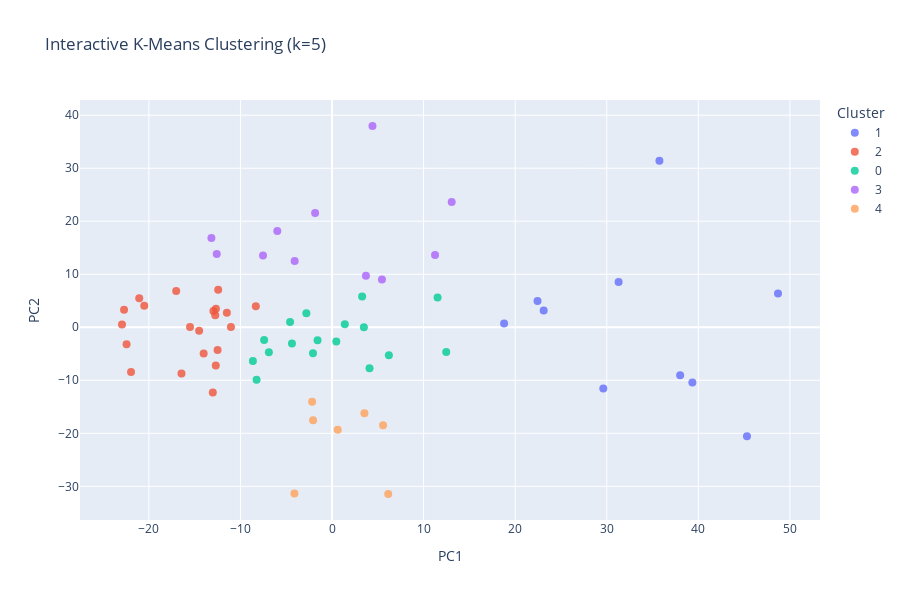

Source (notebook cell):
### Code cell
import pandas as pd
from sklearn.cluster import KMeans
import matplotlib.pyplot as plt
import seaborn as sns
import os
os.environ["OMP_NUM_THREADS"] = "1"
import warnings
warnings.filterwarnings("ignore")
import plotly.express as px

# Step 1: Choose number of clusters (e.g., 3)
k = 5  # You can change this or use elbow method (shown below)

# Step 2: Fit KMeans
kmeans = KMeans(n_clusters=k, n_init=20, max_iter=300, random_state=42)
pmn_df_filled['Cluster'] = kmeans.fit_predict(pmn_df_filled)

# Step 3: Inspect cluster assignments
print(pmn_df_filled['Cluster'].value_counts())

# Step 4: Visualize clusters (e.g., using PCA for 2D view)
from sklearn.decomposition import PCA

pca = PCA(n_components=2)
components = pca.fit_transform(pmn_df_filled.drop('Cluster', axis=1))
pmn_df_filled['PC1'] = components[:, 0]
pmn_df_filled['PC2'] = components[:, 1]

# Plot clusters
# plt.figure(figsize=(8, 6))
# sns.scatterplot(data=pmn_df_filled, x='PC1', y='PC2', hue='Cluster', palette='Set2', s=60)
# plt.title(f'K-Means Clustering of PMN Expression (k={k})')
# plt.xlabel('Principal Component 1')
# plt.ylabel('Principal Component 2')
# plt.legend(title='Cluster')
# plt.grid(True)
# plt.show()

pmn_df_filled2 = pd.concat([pmn_df_filled, pmn_df[['Patient ID', 'Response Status', 'PMN #']]], axis=1)

# pmn_df['Patient ID', 'Response Status', 'PMN #']
# Step 3: Interactive plot
fig = px.scatter(
    pmn_df_filled2,
    x='PC1',
    y='PC2',
    color=pmn_df_filled2['Cluster'].astype(str),
    title=f'Interactive K-Means Clustering (k={k})',
    labels={'color': 'Cluster'},
    hover_data=pmn_df_filled2.columns
)

fig.update_traces(marker=dict(size=8, opacity=0.8))
fig.update_layout(legend_title='Cluster')
fig.update_layout(width=900, height=600)
fig.show()

### Figure 1 — Plotly figure (JSON) as saved in the notebook; plotly's stock layout.template omitted (floating-point values rounded to 4 significant figures; data arrays with more than 128 entries replaced by an {"elided": "..."} marker saying what was removed)
{"data": [{"customdata": {"elided": "10x17 mixed values"}, "hovertemplate": "Cluster=%{customdata[13]}<br>PC1=%{x}<br>PC2=%{y}<br>B_cells=%{customdata[0]}<br>CD4+T_cells=%{customdata[1]}<br>CD8+T_cells=%{customdata[2]}<br>Endothelial_cells=%{customdata[3]}<br>Fibroblasts/SMCs=%{customdata[4]}<br>Macrophages=%{customdata[5]}<br>Monocytes=%{customdata[6]}<br>Neutrophils=%{customdata[7]}<br>Plasma_cells=%{customdata[8]}<br>Tregs=%{customdata[9]}<br>Tumor_cells=%{customdata[10]}<br>DCs=%{customdata[11]}<br>NK_cells=%{customdata[12]}<br>Patient ID=%{customdata[14]}<br>Response Status=%{customdata[15]}<br>PMN #=%{customdata[16]}<extra></extra>", "legendgroup": "1", "marker": {"color": "#636efa", "opacity": 0.8, "size": 8, "symbol": "circle"}, "mode": "markers", "name": "1", "orientation": "v", "showlegend": true, "type": "scatter", "x": [48.7, 39.35, 45.31, 29.62, 22.44, 31.29, 35.75, 38.01, 23.11, 18.79], "xaxis": "x", "y": [6.384, -10.43, -20.56, -11.55, 4.942, 8.523, 31.43, -9.048, 3.159, 0.7142], "yaxis": "y"}, {"customdata": {"elided": "21x17 mixed values"}, "hovertemplate": "Cluster=%{customdata[13]}<br>PC1=%{x}<br>PC2=%{y}<br>B_cells=%{customdata[0]}<br>CD4+T_cells=%{customdata[1]}<br>CD8+T_cells=%{customdata[2]}<br>Endothelial_cells=%{customdata[3]}<br>Fibroblasts/SMCs=%{customdata[4]}<br>Macrophages=%{customdata[5]}<br>Monocytes=%{customdata[6]}<br>Neutrophils=%{customdata[7]}<br>Plasma_cells=%{customdata[8]}<br>Tregs=%{customdata[9]}<br>Tumor_cells=%{customdata[10]}<br>DCs=%{customdata[11]}<br>NK_cells=%{customdata[12]}<br>Patient ID=%{customdata[14]}<br>Response Status=%{customdata[15]}<br>PMN #=%{customdata[16]}<extra></extra>", "legendgroup": "2", "marker": {"color": "#EF553B", "opacity": 0.8, "size": 8, "symbol": "circle"}, "mode": "markers", "name": "2", "orientation": "v", "showlegend": true, "type": "scatter", "x": [-12.43, -12.75, -22.71, -17.01, -21.95, -22.43, -11.48, -11.04, -21.05, -8.32, -22.93, -12.69, -16.44, -14.02, -12.95, -14.51, -12.68, -20.51, -12.5, -13.02, -15.51], "xaxis": "x", "y": [7.056, 2.248, 3.314, 6.837, -8.453, -3.192, 2.725, 0.053, 5.456, 3.975, 0.5039, -7.231, -8.713, -4.964, 3.059, -0.6501, 3.481, 4.069, -4.307, -12.3, 0.05409], "yaxis": "y"}, {"customdata": {"elided": "17x17 mixed values"}, "hovertemplate": "Cluster=%{customdata[13]}<br>PC1=%{x}<br>PC2=%{y}<br>B_cells=%{customdata[0]}<br>CD4+T_cells=%{customdata[1]}<br>CD8+T_cells=%{customdata[2]}<br>Endothelial_cells=%{customdata[3]}<br>Fibroblasts/SMCs=%{customdata[4]}<br>Macrophages=%{customdata[5]}<br>Monocytes=%{customdata[6]}<br>Neutrophils=%{customdata[7]}<br>Plasma_cells=%{customdata[8]}<br>Tregs=%{customdata[9]}<br>Tumor_cells=%{customdata[10]}<br>DCs=%{customdata[11]}<br>NK_cells=%{customdata[12]}<br>Patient ID=%{customdata[14]}<br>Response Status=%{customdata[15]}<br>PMN #=%{customdata[16]}<extra></extra>", "legendgroup": "0", "marker": {"color": "#00cc96", "opacity": 0.8, "size": 8, "symbol": "circle"}, "mode": "markers", "name": "0", "orientation": "v", "showlegend": true, "type": "scatter", "x": [3.287, -2.804, 3.478, -4.58, -2.077, 4.094, -8.237, -8.64, 12.47, -4.375, -1.579, 11.53, 6.207, -6.896, -7.413, 1.395, 0.4665], "xaxis": "x", "y": [5.813, 2.627, -0.01163, 1.002, -4.914, -7.722, -9.89, -6.358, -4.673, -3.04, -2.471, 5.599, -5.259, -4.715, -2.401, 0.5778, -2.68], "yaxis": "y"}, {"customdata": {"elided": "11x17 mixed values"}, "hovertemplate": "Cluster=%{customdata[13]}<br>PC1=%{x}<br>PC2=%{y}<br>B_cells=%{customdata[0]}<br>CD4+T_cells=%{customdata[1]}<br>CD8+T_cells=%{customdata[2]}<br>Endothelial_cells=%{customdata[3]}<br>Fibroblasts/SMCs=%{customdata[4]}<br>Macrophages=%{customdata[5]}<br>Monocytes=%{customdata[6]}<br>Neutrophils=%{customdata[7]}<br>Plasma_cells=%{customdata[8]}<br>Tregs=%{customdata[9]}<br>Tumor_cells=%{customdata[10]}<br>DCs=%{customdata[11]}<br>NK_cells=%{customdata[12]}<br>Patient ID=%{customdata[14]}<br>Response Status=%{customdata[15]}<br>PMN #=%{customdata[16]}<extra></extra>", "legendgroup": "3", "marker": {"color": "#ab63fa", "opacity": 0.8, "size": 8, "symbol": "circle"}, "mode": "markers", "name": "3", "orientation": "v", "showlegend": true, "type": "scatter", "x": [-12.59, -13.17, 11.25, 5.453, 4.417, -1.845, -5.976, -7.537, 3.705, -4.08, 13.07], "xaxis": "x", "y": [13.82, 16.83, 13.65, 9.001, 37.96, 21.56, 18.15, 13.54, 9.698, 12.48, 23.65], "yaxis": "y"}, {"customdata": [[0.0273, 3.536, 4.856, 0, 2.325, 4.536, 9.028, 14.2, 5.51, 1.383, -16.64, 10.67, 0.2692, 4, "S", "R", 75], [-2.486, 4.565, 6.614, 0, 8.181, 9.117, 11.48, 7.298, 4.795, -0.4759, -24.81, 1.523, 1.491, 4, "K", "NR", 111], [0.0009392, 2.575, -0.6287, 1.052, 8.39, 2.263, 4.341, 12.19, 5.44, 0.2565, -13.91, 2.842, -0.4403, 4, "C", "R", 62], [-1.718, 1.6, 0.1386, 0, 5.134, 9.443, 5.524, 12.07, 5.913, 0.1197, -18.85, 7.29, -0.6773, 4, "S", "R", 127], [-0.5953, -0.2178, 2.938, 0, 6.244, 6.77, 7.92, 15.86, 0.8556, -1.057, -20.27, 7.65, -0.7506, 4, "S", "R", 124], [3.17, 3.522, 3.052, 0, 12.37, 1.02, 1.488, 13.15, 8.454, 2.824, -13.53, -0.504, 0, 4, "L", "NR", 18], [8.428, 1.04, -0.5585, 0, 19.94, 0.8707, 2.494, 16.86, 21.93, 0.46, -18.92, 0.2664, 0, 4, "H", "NR", 36]], "hovertemplate": "Cluster=%{customdata[13]}<br>PC1=%{x}<br>PC2=%{y}<br>B_cells=%{customdata[0]}<br>CD4+T_cells=%{customdata[1]}<br>CD8+T_cells=%{customdata[2]}<br>Endothelial_cells=%{customdata[3]}<br>Fibroblasts/SMCs=%{customdata[4]}<br>Macrophages=%{customdata[5]}<br>Monocytes=%{customdata[6]}<br>Neutrophils=%{customdata[7]}<br>Plasma_cells=%{customdata[8]}<br>Tregs=%{customdata[9]}<br>Tumor_cells=%{customdata[10]}<br>DCs=%{customdata[11]}<br>NK_cells=%{customdata[12]}<br>Patient ID=%{customdata[14]}<br>Response Status=%{customdata[15]}<br>PMN #=%{customdata[16]}<extra></extra>", "legendgroup": "4", "marker": {"color": "#FFA15A", "opacity": 0.8, "size": 8, "symbol": "circle"}, "mode": "markers", "name": "4", "orientation": "v", "showlegend": true, "type": "scatter", "x": [3.538, -4.102, -2.174, 0.6221, 5.573, -2.069, 6.136], "xaxis": "x", "y": [-16.22, -31.35, -14.06, -19.33, -18.46, -17.53, -31.45], "yaxis": "y"}], "layout": {"height": 600, "legend": {"title": {"text": "Cluster"}, "tracegroupgap": 0}, "title": {"text": "Interactive K-Means Clustering (k=5)"}, "width": 900, "xaxis": {"anchor": "y", "autorange": true, "domain": [0, 1], "range": [-27.52, 53.29], "title": {"text": "PC1"}, "type": "linear"}, "yaxis": {"anchor": "x", "autorange": true, "domain": [0, 1], "range": [-36.35, 42.87], "title": {"text": "PC2"}, "type": "linear"}}}
